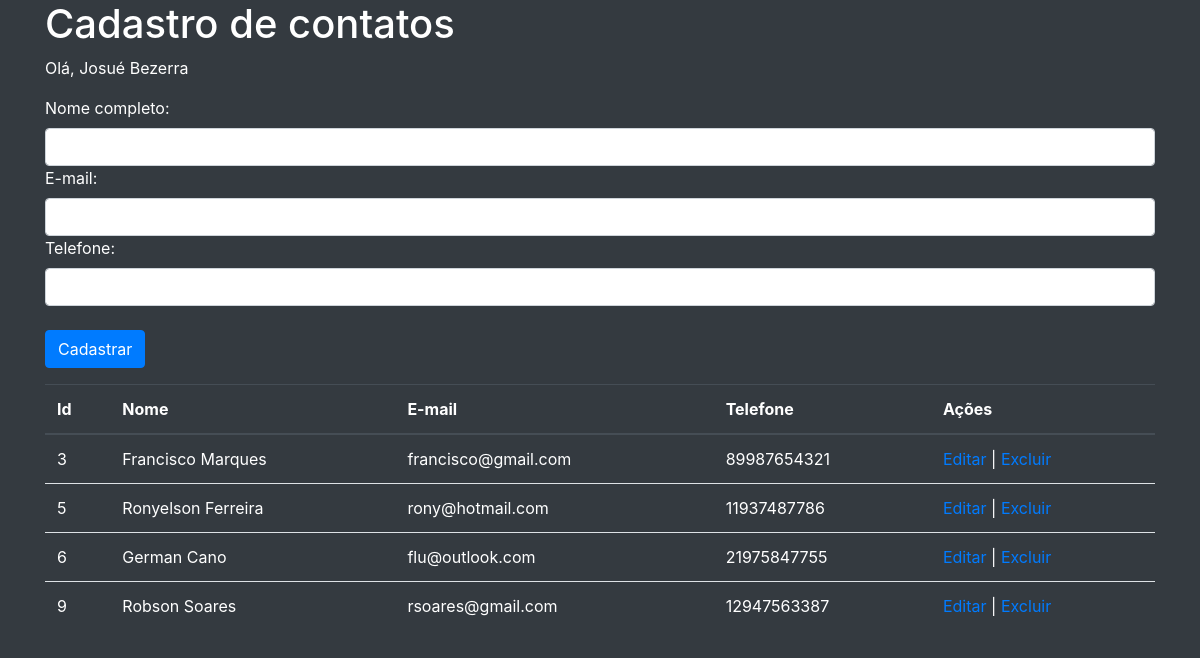
The app's page /index.php (signed in), older data.
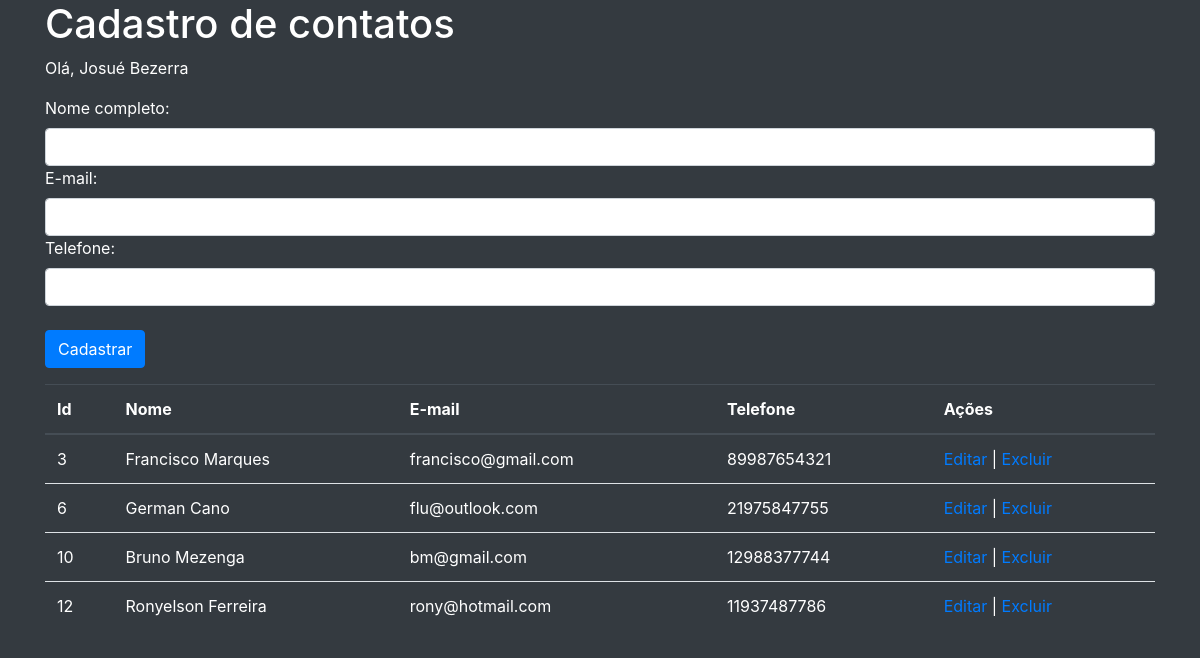
The same page, newer data.
### tables this page shows
CREATE TABLE `contatos` (
  `id` int(11) NOT NULL,
  `nome` varchar(200) NOT NULL,
  `email` varchar(200) NOT NULL,
  `telefone` varchar(11) NOT NULL
);

### classes/Contato.class.php (called while the page is built, shortened)
<?php
class Contato{
    public static function Listar(){
        $banco = Banco::conectar();
        $sql = "SELECT * FROM contatos";
        $comando = $banco->prepare($sql);
        $comando->execute();
        $resultado = $comando->fetchAll(PDO::FETCH_ASSOC);
        return $resultado;
    }
}

### index.php (the view, shortened to what this page needs)
<?php
require_once('classes/Contato.class.php');
$contato = new Contato;
$tabela = $contato->Listar();
?>
<!DOCTYPE html>
<html lang="pt-br">
<head>
    <link rel="stylesheet" href="https://stackpath.bootstrapcdn.com/bootstrap/4.5.2/css/bootstrap.min.css">
</head>
<body class="bg-dark text-white">
    <div class="container">
        <h1>Cadastro de contatos</h1>
        <p>Olá, <?=$_SESSION['dados_usuario']['nome'];?></p>
        <form class="form-group" action="actions/cadastrar_contato.php" method="POST">
            <label for="nome">Nome completo:</label>
            <input type="text" id="nome" name="nome" class="form-control" required>
            <label for="email">E-mail:</label>
            <input type="email" id="email" name="email" class="form-control" required>
            <label for="telefone">Telefone:</label>
            <input type="tel" id="telefone" name="telefone" class="form-control">
            <br>
            <button type="submit" class="btn btn-primary">Cadastrar</button>
        </form>
        <table class="table text-white">
            <thead class="thead-dark">
                <tr>
                    <th>Id</th>
                    <th>Nome</th>
                    <th>E-mail</th>
                    <th>Telefone</th>
                    <th>Ações</th>
                </tr>
            </thead>
            <tbody>
                <?php foreach ($tabela as $linha) { ?>
                    <tr>
                        <td><?= $linha['id']; ?></td>
                        <td><?= $linha['nome']; ?></td>
                        <td><?= $linha['email']; ?></td>
                        <td><?= $linha['telefone']; ?></td>
                        <td><a href="editar.php?id=<?= $linha['id'] ?>
                                &nome=<?= $linha['nome'] ?>&email=<?= $linha['email'] ?>
                                &telefone=<?= $linha['telefone'] ?>">Editar</a>
                            | <a href="actions/apagar_contato.php?id=<?= $linha['id'] ?>">Excluir</a></td>
                    </tr>
                <?php } ?>
            </tbody>
        </table>
    </div>
</body>
</html>

Row changes from the older to the newer data that the page shows:
removed contatos: id "5", nome "Ronyelson Ferreira", email "rony@hotmail.com", telefone "11937487786"
removed contatos: id "9", nome "Robson Soares", email "rsoares@gmail.com", telefone "12947563387"
added contatos: id "10", nome "Bruno Mezenga", email "bm@gmail.com", telefone "12988377744"
added contatos: id "12", nome "Ronyelson Ferreira", email "rony@hotmail.com", telefone "11937487786"
